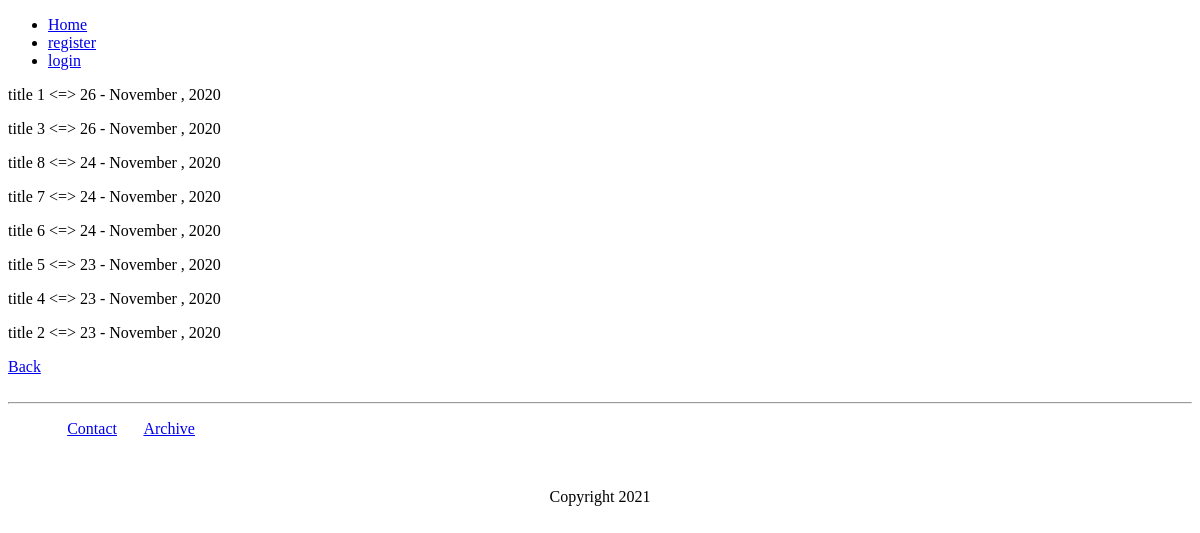
Before: /archive/ with the older database file.
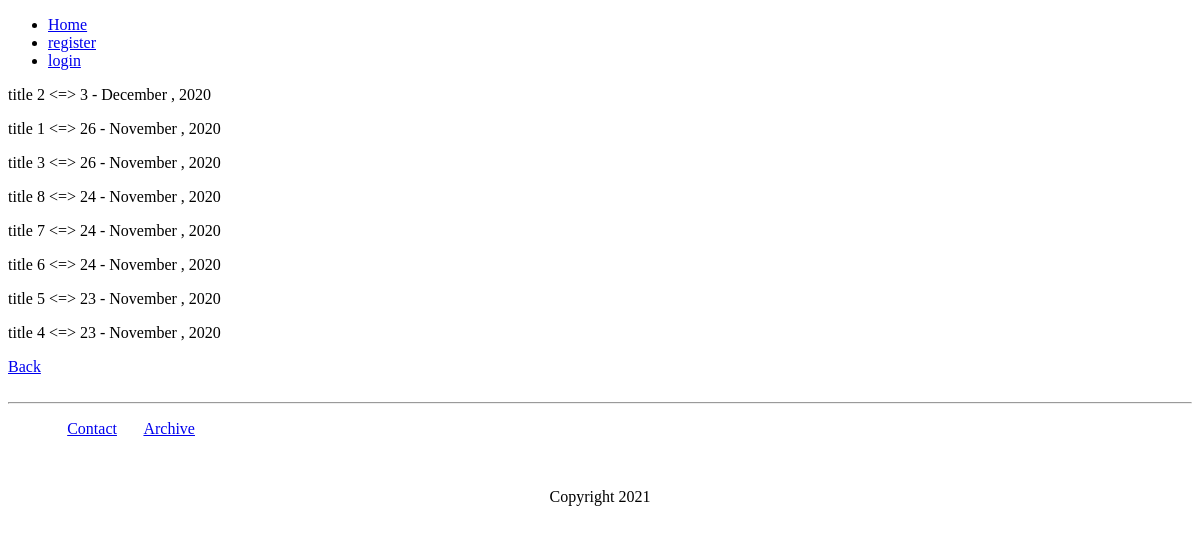
After: the same page with the newer database file.
### core/models.py (models this page shows, shortened)
class Blog(models.Model):
    blog_title     = models.CharField(max_length=350, verbose_name='Title', unique=True)
    blog_slug      = models.SlugField(max_length=350)
    blog_title_tag = models.CharField(max_length=350, verbose_name='Title Tag')
    blog_body      = models.TextField(verbose_name='Body')
    blog_author   = models.ForeignKey(User, on_delete=models.SET_NULL, blank=True, null=True, verbose_name='Author')
    blog_category = models.ForeignKey(Category, on_delete=models.CASCADE, default=1)
    blog_like     = models.ManyToManyField(User, related_name='blog_like')
    blog_published = models.DateTimeField(auto_now_add=True)
    blog_updated   = models.DateTimeField(auto_now=True)
    class Meta:
        verbose_name_plural = 'Blogs'
    def is_updated(self):
        state = False
        if self.blog_published == self.blog_updated:
            return self.blog_published
        else:
            return self.blog_updated

### core/views.py (the view)
# urls.py: path('archive/', ArticleIndexView.as_view(template_name='blog-archive.html'), name='blog-archive'),
class ArticleIndexView(ArchiveIndexView):
    model = Blog
    if Blog.blog_published != Blog.blog_updated:
        date_field = 'blog_updated'
    else:
        date_field = 'blog_published'

### templates/blog-archive.html (shortened to what this page needs)
{% extends "base.html" %}
{% block content %}
    {% for object in latest %}
        <p>{{ object.blog_title }} <=> {{ object.is_updated|date:"j - F , Y" }}</p>
    {% endfor %}
    <a href="{% url 'Core:home' %}">Back</a>
{% endblock content %}

Changed rows visible on the page:
changed Blog "title 2": is_updated "23 - November , 2020" → "3 - December , 2020"; moves up the list
